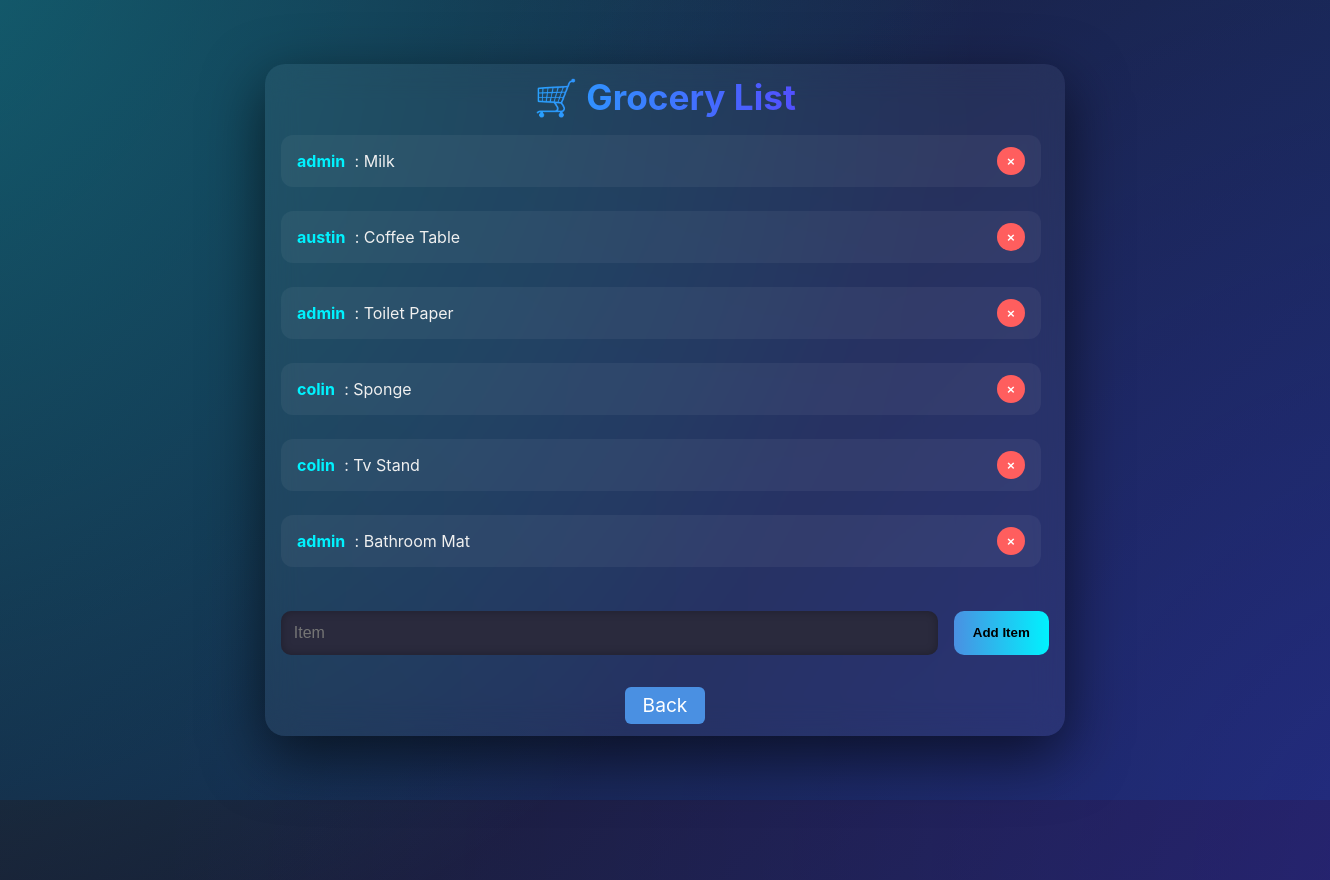
Page /grocery (signed in) on the earlier database version.
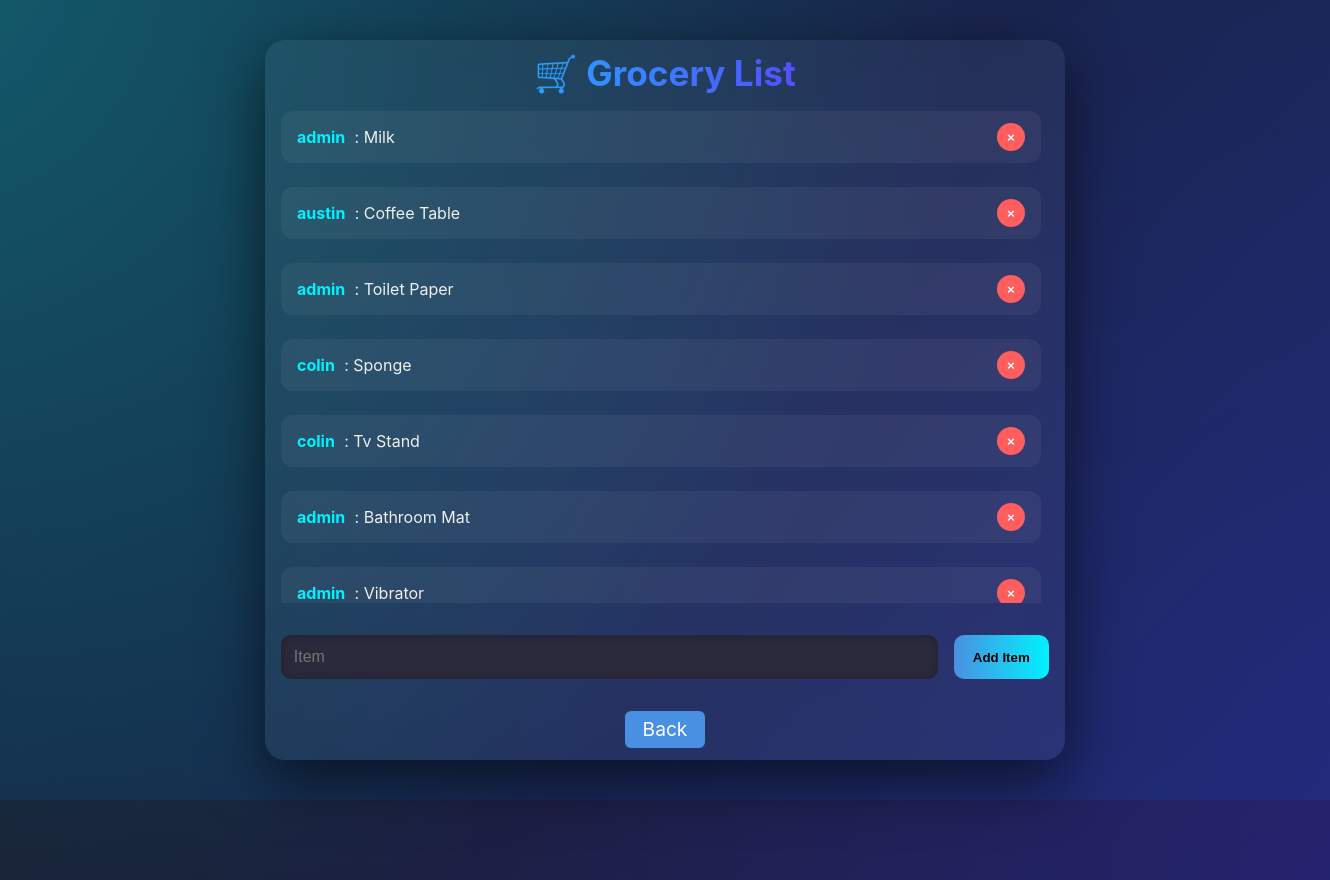
Same page on the later database version.
### tables this page shows
CREATE TABLE grocery (
                id INTEGER PRIMARY KEY AUTOINCREMENT,
                item TEXT,
                user TEXT            
                    );

### app.py (the view, shortened to what this page needs)
@app.route('/grocery', methods=['GET', 'POST'])
def grocery_list():
    if 'user' not in session:
        return redirect('/login')
    role = session.get('role')
    can_add = role in ['admin', 'purple']
    with sqlite3.connect('database.db', check_same_thread=False) as conn:
        cur = conn.cursor()
        cur.execute('SELECT * FROM grocery')  # Assuming columns: id, item, user
        items = cur.fetchall()
    return render_template('grocery.html',items=items, can_add=can_add)

### templates/grocery.html (shortened to what this page needs)
<!DOCTYPE html>
<html lang="en">
<head>
  <link rel="stylesheet" href="{{ url_for('static', filename='grocery.css') }}">
</head>
<body>
  <div class="background-glow"></div>
  <div class="board-wrapper">
    <header class="board-header">
      <h1>🛒 Grocery List</h1>
    </header>
    <section class="message-feed" id="message-feed">
      {% for item in items %}
        <div class="grocery-entry">
          <div>
            <span class="grocery-user">{{ item[2] }}</span>
            <span class="grocery-text">: {{ item[1] }}</span>
          </div>
          {% if session['role'] != 'viewer' %}
          <form method="POST" action="/delete-item">
            <button type="submit" class="delete-btn">×</button>
          </form>
          {% endif %}
        </div>
      {% endfor %}
    </section>
    {% if can_add %}
    <form method="POST" action="/grocery" class="grocery-form">
      <input type="text" name="item" placeholder="Item" required>
      <button type="submit">Add Item</button>
    </form>
    {% endif %}
    <footer class="footer-nav">
      <a href="/dashboard">Back</a>
    </footer>
  </div>
</body>
</html>

### static/grocery.css (style rules this page uses)
* { margin: 0; padding: 0; box-sizing: border-box; }
body { font-family: 'Inter', sans-serif; background: linear-gradient(135deg, #1a1a2e, #0f3460); color: #fff; height: 100vh; display: flex; justify-content: center; align-items: center; overflow: hidden; position: relative; }
.background-glow { position: absolute; width: 120%; height: 120%; background: radial-gradient(circle at top left, #00f2fe55, transparent 60%), radial-gradient(circle at bottom right, #7a00ff33, transparent 70%); z-index: 0; }
.board-wrapper { position: relative; z-index: 10; width: 95%; max-width: 800px; background: rgba(255, 255, 255, 0.05); backdrop-filter: blur(16px); border-radius: 20px; box-shadow: 0 20px 60px rgba(0, 0, 0, 0.6); padding: 0.75rem 1rem; justify-content: space-between; display: flex; flex-direction: column; gap: 1rem; max-height: 90vh; overflow: hidden; }
.board-header { text-align: center; }
.board-header h1 { font-size: 2.2rem; background: linear-gradient(to right, #00f2fe, #7a00ff); -webkit-background-clip: text; background-clip: text; -webkit-text-fill-color: transparent; }
.grocery-entry { display: flex; justify-content: space-between; align-items: center; background: rgba(255, 255, 255, 0.05); padding: 0.75rem 1rem; border-radius: 12px; margin-bottom: 0.75rem; }
.grocery-user { color: #00f2fe; font-weight: bold; margin-right: 0.3rem; }
.grocery-text { color: #f0f0f0; }
.delete-btn { background: #ff5e5e; border: none; color: white; border-radius: 50%; width: 28px; height: 28px; font-weight: bold; cursor: pointer; transition: background 0.2s ease; }
.grocery-form { display: flex; gap: 1rem; margin-top: 1rem; }
.grocery-form input[type="text"] { flex: 1; background: #2a2a3d; color: white; padding: 0.8rem; border: none; border-radius: 10px; }
.grocery-form button { background: linear-gradient(to right, #4a90e2, #00f2fe); color: black; font-weight: bold; padding: 0.8rem 1.2rem; border: none; border-radius: 10px; cursor: pointer; }
.message-feed { flex: 1; overflow-y: auto; display: flex; flex-direction: column; gap: 0.75rem; padding-right: 0.5rem; scroll-behavior: smooth; }
textarea,input,select { flex: 1; background: #2a2a3d; border: none; border-radius: 12px; padding: 1rem; color: #fff; font-size: 1rem; resize: none; box-shadow: inset 0 0 10px #00000044; transition: box-shadow 0.2s; }
.footer-nav { text-align: center; margin-top: 1rem; }
.footer-nav a { display: inline-block; background-color: #4A90E2; color: white; font-size: 1.2rem; padding: 0.41rem 1.1rem; border-radius: 6px; text-decoration: none; transition: background-color 0.3s ease; }

Differences in the rows shown:
added grocery: user "admin", item "Vibrator"
